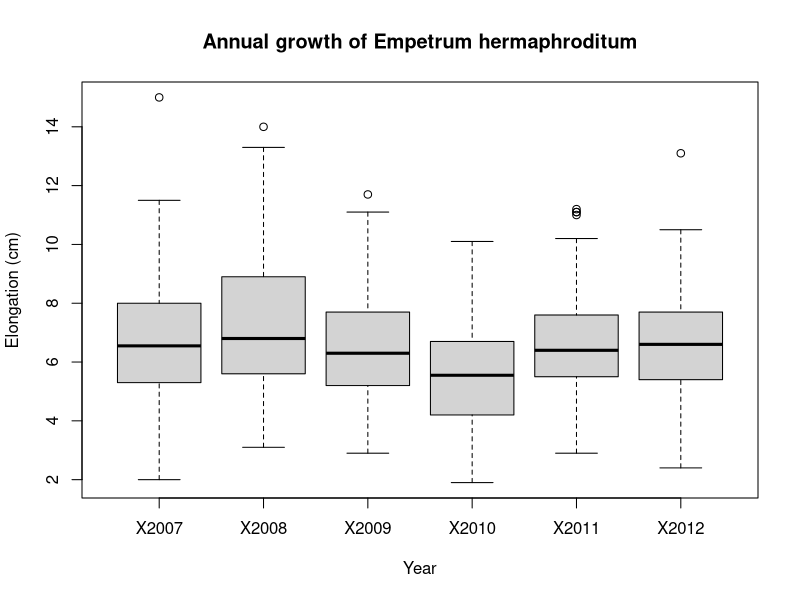
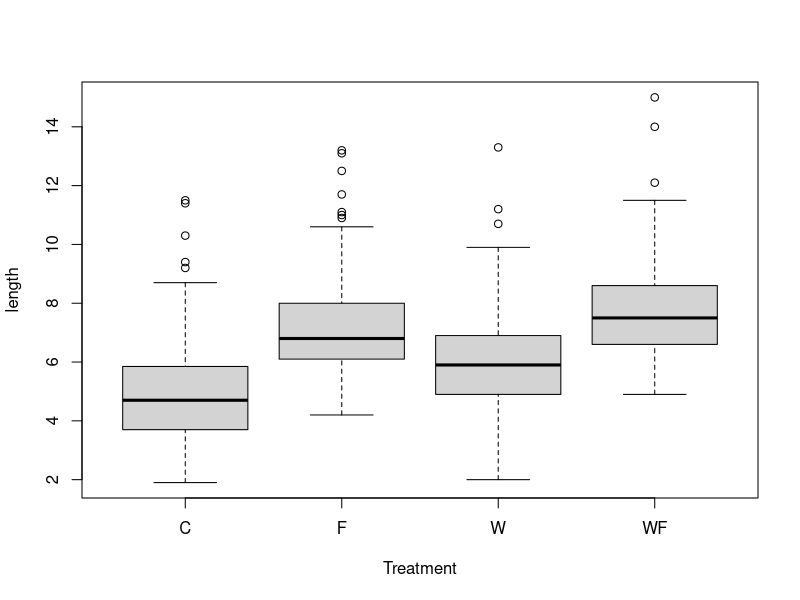
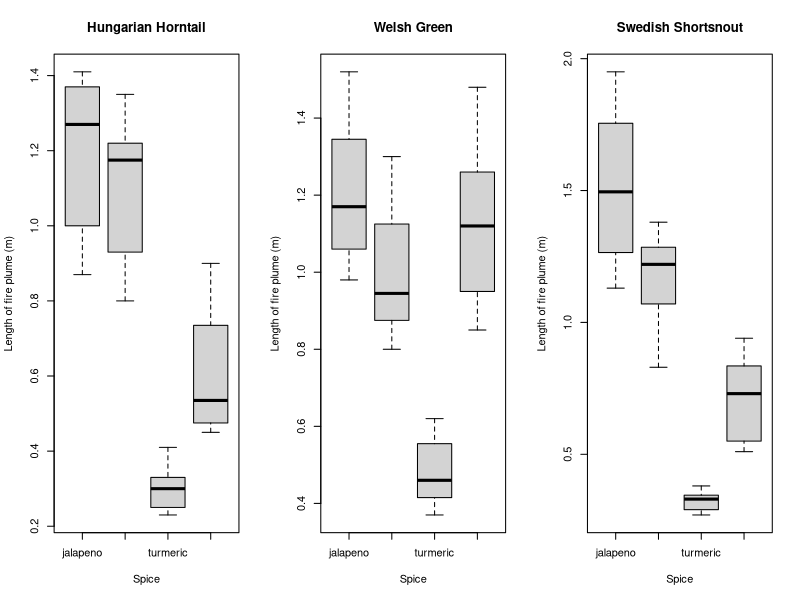

Here is the R script that generated these plots, in order:
setwd("C:/Users/heiwu/OneDrive/Documents/course-repository-Hayward-Wong/Coding Club tutorials/2.Data Manipulation/tutorial 4")

# Load the elongation data
elongation <- read.csv("EmpetrumElongation.csv", header = TRUE)   

# Check import and preview data
head(elongation)   # first few observations
str(elongation)    # types of variables

# Let's get some information out of this object!
elongation$Indiv   # prints out all the ID codes in the dataset
length(unique(elongation$Indiv))   # returns the number of distinct shrubs in the data

# Here's how we get the value in the second row and fifth column
elongation[2,5]

# Here's how we get all the info for row number 6
elongation[6, ]

# And of course you can mix it all together!
elongation[6, ]$Indiv   # returns the value in the column Indiv for the sixth observation
# (much easier calling columns by their names than figuring out where they are!)


# Let's access the values for Individual number 603
elongation[elongation$Indiv == 603, ]


# Subsetting with one condition

elongation[elongation$Zone < 4, ]    # returns only the data for zones 2-3
elongation[elongation$Zone <= 4, ]   # returns only the data for zones 2-3-4


# This is completely equivalent to the last statement
elongation[!elongation$Zone >= 5, ]   # the ! means exclude


# Subsetting with two conditions
elongation[elongation$Zone == 2 | elongation$Zone == 7, ]    # returns only data for zones 2 and 7
elongation[elongation$Zone == 2 & elongation$Indiv %in% c(300:400), ]    # returns data for shrubs in zone 2 whose ID numbers are between 300 and 400

## CHANGING VARIABLE NAMES AND VALUES IN A DATA FRAME

# Let's create a working copy of our object
elong2 <- elongation

# Now suppose you want to change the name of a column: you can use the names() function
# Used on its own, it returns a vector of the names of the columns. Used on the left side of the assign arrow, it overwrites all or some of the names to value(s) of your choice.

names(elong2)                 # returns the names of the columns

names(elong2)[1] <- "zone"    # Changing Zone to zone: we call the 1st element of the names vector using brackets, and assign it a new value
names(elong2)[2] <- "ID"      # Changing Indiv to ID: we call the 2nd element and assign it the desired value

# Now suppose there's a mistake in the data, and the value 5.1 for individual 373 in year 2008 should really be 5.7

## - option 1: you can use row and column number
elong2[1,4] <- 5.7

## - option 2: you can use logical conditions for more control
elong2[elong2$ID == 373, ]$X2008 <- 5.7   # completely equivalent to option 1

## CREATING A FACTOR

# Let's check the classes
str(elong2)

# The zone column shows as integer data (whole numbers), but it's really a grouping factor (the zones could have been called A, B, C, etc.) Let's turn it into a factor:

elong2$zone <- as.factor(elong2$zone)        # converting and overwriting original class
str(elong2)                                  # now zone is a factor with 6 levels

## CHANGING A FACTOR'S LEVELS

levels(elong2$zone)  # shows the different factor levels

levels(elong2$zone) <- c("A", "B", "C", "D", "E", "F")   # you can overwrite the original levels with new names

# You must make sure that you have a vector the same length as the number of factors, and pay attention to the order in which they appear!


install.packages("tidyr")  # install the package
library(tidyr)             # load the package


elongation_long <- gather(elongation, Year, Length,                           # in this order: data frame, key, value
                          c(X2007, X2008, X2009, X2010, X2011, X2012))        # we need to specify which columns to gather

# Here we want the lengths (value) to be gathered by year (key)

# Let's reverse! spread() is the inverse function, allowing you to go from long to wide format
elongation_wide <- spread(elongation_long, Year, Length)

elongation_long2 <- gather(elongation, Year, Length, c(3:8))

boxplot(Length ~ Year, data = elongation_long,
        xlab = "Year", ylab = "Elongation (cm)",
        main = "Annual growth of Empetrum hermaphroditum")

install.packages("dplyr")  # install the package
library(dplyr)              # load the package

elongation_long <- rename(elongation_long, zone = Zone, indiv = Indiv, year = Year, length = Length)     # changes the names of the columns (getting rid of capital letters) and overwriting our data frame

# As we saw earlier, the base R equivalent would have been
names(elongation_long) <- c("zone", "indiv", "year", "length")


# FILTER OBSERVATIONS

# Let's keep observations from zones 2 and 3 only, and from years 2009 to 2011

elong_subset <- filter(elongation_long, zone %in% c(2, 3), year %in% c("X2009", "X2010", "X2011")) # you can use multiple different conditions separated by commas

# For comparison, the base R equivalent would be (not assigned to an object here):
elongation_long[elongation_long$zone %in% c(2,3) & elongation_long$year %in% c("X2009", "X2010", "X2011"), ]

# SELECT COLUMNS

# Let's ditch the zone column just as an example

elong_no.zone <- dplyr::select(elongation_long, indiv, year, length)   # or alternatively
elong_no.zone <- dplyr::select(elongation_long, -zone) # the minus sign removes the column

# For comparison, the base R equivalent would be (not assigned to an object here):
elongation_long[ , -1]  # removes first column

# A nice hack! select() lets you rename and reorder columns on the fly
elong_no.zone <- dplyr::select(elongation_long, Year = year, Shrub.ID = indiv, Growth = length)

# Neat, uh?

# CREATE A NEW COLUMN

elong_total <- mutate(elongation, total.growth = X2007 + X2008 + X2009 + X2010 + X2011 + X2012)

# GROUP DATA

elong_grouped <- group_by(elongation_long, indiv)   # grouping our dataset by individual

# SUMMARISING OUR DATA

summary1 <- summarise(elongation_long, total.growth = sum(length))
summary2 <- summarise(elong_grouped, total.growth = sum(length))

summary3 <- summarise(elong_grouped, total.growth = sum(length),
                      mean.growth = mean(length),
                      sd.growth = sd(length))

# Load the treatments associated with each individual

treatments <- read.csv("EmpetrumTreatments.csv", header = TRUE, sep = ";")
head(treatments)

# Join the two data frames by ID code. The column names are spelled differently, so we need to tell the function which columns represent a match. We have two columns that contain the same information in both datasets: zone and individual ID.

experiment <- left_join(elongation_long, treatments, by = c("indiv" = "Indiv", "zone" = "Zone"))

# We see that the new object has the same length as our first data frame, which is what we want. And the treatments corresponding to each plant have been added!

experiment2 <- merge(elongation_long, treatments, by.x = c("zone", "indiv"), by.y = c("Zone", "Indiv"))  
# same result!

boxplot(length ~ Treatment, data = experiment)



dragons <- read.csv('dragons.csv', header = TRUE)

dragons <- rename(dragons, turmeric = paprika)

correct.values  <- dragons$tabasco[dragons$species == 'hungarian_horntail'] - 30   # create a vector of corrected values

dragons[dragons$species == 'hungarian_horntail', 'tabasco'] <- correct.values      # overwrite the values in the dragons object

dragons.2 <- mutate(dragons, tabasco = ifelse(species == 'hungarian_horntail', tabasco - 30, tabasco))


dragons_long <- gather(dragons, key = 'spice', value = 'plume', c('tabasco', 'jalapeno', 'wasabi', 'turmeric'))


# Convert the data into meters

dragons_long <- mutate(dragons_long, plume.m = plume/100)    # Creating a new column turning cm into m


# Create a subset for each species to make boxplots

horntail <- filter(dragons_long, species == 'hungarian_horntail')            # the dplyr way of filtering
green <- filter(dragons_long, species == 'welsh_green')
shortsnout <- dragons_long[dragons_long$species == 'swedish_shortsnout', ]   # maybe you opted for a base R solution instead?


# Make the boxplots

par(mfrow=c(1, 3))      # you need not have used this, but it splits your plotting device into 3 columns where the plots will appear, so all the plots will be side by side.

boxplot(plume.m ~ spice, data = horntail,
        xlab = 'Spice', ylab = 'Length of fire plume (m)',
        main = 'Hungarian Horntail')


boxplot(plume.m ~ spice, data = green,
        xlab = 'Spice', ylab = 'Length of fire plume (m)',
        main = 'Welsh Green')


boxplot(plume.m ~ spice, data = shortsnout,
        xlab = 'Spice', ylab = 'Length of fire plume (m)',
        main = 'Swedish Shortsnout')

